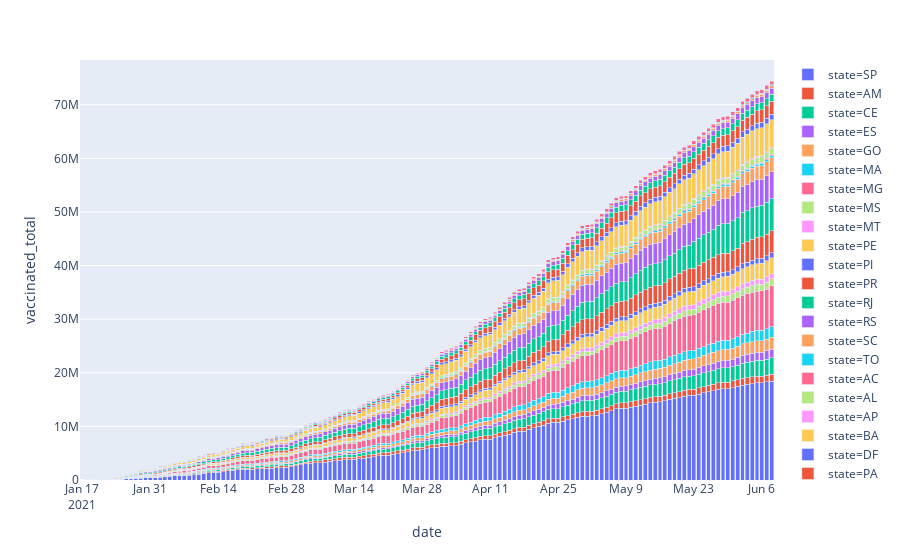

Notebook cell for this chart:
### Markdown cell above
### Total doses administered by day

### Code cell
configure_plotly_browser_state()

df["vaccinated_total"] = df["vaccinated"] + df['vaccinated_second'].fillna(0)
 
fig = px.bar(df[(df.state != "TOTAL") & df.vaccinated_total.notna()], x="date", y="vaccinated_total", color="state", hover_data=['state'], barmode = 'stack')
 
fig.show()

### Figure 1 — Plotly figure (JSON) as saved in the notebook; plotly's stock layout.template omitted (floating-point values rounded to 4 significant figures; data arrays with more than 128 entries replaced by an {"elided": "..."} marker saying what was removed)
{"data": [{"textposition": "auto", "hovertemplate": "state=%{customdata[0]}<br>date=%{x}<br>vaccinated_total=%{y}", "showlegend": true, "legendgroup": "state=SP", "name": "state=SP", "yaxis": "y", "customdata": {"elided": "143x1 str values"}, "y": {"elided": "143 int values"}, "hoverlabel": {"namelength": 0}, "offsetgroup": "state=SP", "xaxis": "x", "marker": {"color": "#636efa"}, "x": {"elided": "143 str values"}, "alignmentgroup": "True", "type": "bar", "orientation": "v"}, {"textposition": "auto", "hovertemplate": "state=%{customdata[0]}<br>date=%{x}<br>vaccinated_total=%{y}", "showlegend": true, "legendgroup": "state=AM", "name": "state=AM", "yaxis": "y", "customdata": {"elided": "142x1 str values"}, "y": {"elided": "142 int values"}, "hoverlabel": {"namelength": 0}, "offsetgroup": "state=AM", "xaxis": "x", "marker": {"color": "#EF553B"}, "x": {"elided": "142 str values"}, "alignmentgroup": "True", "type": "bar", "orientation": "v"}, {"textposition": "auto", "hovertemplate": "state=%{customdata[0]}<br>date=%{x}<br>vaccinated_total=%{y}", "showlegend": true, "legendgroup": "state=CE", "name": "state=CE", "yaxis": "y", "customdata": {"elided": "142x1 str values"}, "y": {"elided": "142 int values"}, "hoverlabel": {"namelength": 0}, "offsetgroup": "state=CE", "xaxis": "x", "marker": {"color": "#00cc96"}, "x": {"elided": "142 str values"}, "alignmentgroup": "True", "type": "bar", "orientation": "v"}, {"textposition": "auto", "hovertemplate": "state=%{customdata[0]}<br>date=%{x}<br>vaccinated_total=%{y}", "showlegend": true, "legendgroup": "state=ES", "name": "state=ES", "yaxis": "y", "customdata": {"elided": "142x1 str values"}, "y": {"elided": "142 int values"}, "hoverlabel": {"namelength": 0}, "offsetgroup": "state=ES", "xaxis": "x", "marker": {"color": "#ab63fa"}, "x": {"elided": "142 str values"}, "alignmentgroup": "True", "type": "bar", "orientation": "v"}, {"textposition": "auto", "hovertemplate": "state=%{customdata[0]}<br>date=%{x}<br>vaccinated_total=%{y}", "showlegend": true, "legendgroup": "state=GO", "name": "state=GO", "yaxis": "y", "customdata": {"elided": "142x1 str values"}, "y": {"elided": "142 int values"}, "hoverlabel": {"namelength": 0}, "offsetgroup": "state=GO", "xaxis": "x", "marker": {"color": "#FFA15A"}, "x": {"elided": "142 str values"}, "alignmentgroup": "True", "type": "bar", "orientation": "v"}, {"textposition": "auto", "hovertemplate": "state=%{customdata[0]}<br>date=%{x}<br>vaccinated_total=%{y}", "showlegend": true, "legendgroup": "state=MA", "name": "state=MA", "yaxis": "y", "customdata": {"elided": "142x1 str values"}, "y": {"elided": "142 int values"}, "hoverlabel": {"namelength": 0}, "offsetgroup": "state=MA", "xaxis": "x", "marker": {"color": "#19d3f3"}, "x": {"elided": "142 str values"}, "alignmentgroup": "True", "type": "bar", "orientation": "v"}, {"textposition": "auto", "hovertemplate": "state=%{customdata[0]}<br>date=%{x}<br>vaccinated_total=%{y}", "showlegend": true, "legendgroup": "state=MG", "name": "state=MG", "yaxis": "y", "customdata": {"elided": "142x1 str values"}, "y": {"elided": "142 int values"}, "hoverlabel": {"namelength": 0}, "offsetgroup": "state=MG", "xaxis": "x", "marker": {"color": "#FF6692"}, "x": {"elided": "142 str values"}, "alignmentgroup": "True", "type": "bar", "orientation": "v"}, {"textposition": "auto", "hovertemplate": "state=%{customdata[0]}<br>date=%{x}<br>vaccinated_total=%{y}", "showlegend": true, "legendgroup": "state=MS", "name": "state=MS", "yaxis": "y", "customdata": {"elided": "142x1 str values"}, "y": {"elided": "142 int values"}, "hoverlabel": {"namelength": 0}, "offsetgroup": "state=MS", "xaxis": "x", "marker": {"color": "#B6E880"}, "x": {"elided": "142 str values"}, "alignmentgroup": "True", "type": "bar", "orientation": "v"}, {"textposition": "auto", "hovertemplate": "state=%{customdata[0]}<br>date=%{x}<br>vaccinated_total=%{y}", "showlegend": true, "legendgroup": "state=MT", "name": "state=MT", "yaxis": "y", "customdata": {"elided": "142x1 str values"}, "y": {"elided": "142 int values"}, "hoverlabel": {"namelength": 0}, "offsetgroup": "state=MT", "xaxis": "x", "marker": {"color": "#FF97FF"}, "x": {"elided": "142 str values"}, "alignmentgroup": "True", "type": "bar", "orientation": "v"}, {"textposition": "auto", "hovertemplate": "state=%{customdata[0]}<br>date=%{x}<br>vaccinated_total=%{y}", "showlegend": true, "legendgroup": "state=PE", "name": "state=PE", "yaxis": "y", "customdata": {"elided": "142x1 str values"}, "y": {"elided": "142 int values"}, "hoverlabel": {"namelength": 0}, "offsetgroup": "state=PE", "xaxis": "x", "marker": {"color": "#FECB52"}, "x": {"elided": "142 str values"}, "alignmentgroup": "True", "type": "bar", "orientation": "v"}, {"textposition": "auto", "hovertemplate": "state=%{customdata[0]}<br>date=%{x}<br>vaccinated_total=%{y}", "showlegend": true, "legendgroup": "state=PI", "name": "state=PI", "yaxis": "y", "customdata": {"elided": "142x1 str values"}, "y": {"elided": "142 int values"}, "hoverlabel": {"namelength": 0}, "offsetgroup": "state=PI", "xaxis": "x", "marker": {"color": "#636efa"}, "x": {"elided": "142 str values"}, "alignmentgroup": "True", "type": "bar", "orientation": "v"}, {"textposition": "auto", "hovertemplate": "state=%{customdata[0]}<br>date=%{x}<br>vaccinated_total=%{y}", "showlegend": true, "legendgroup": "state=PR", "name": "state=PR", "yaxis": "y", "customdata": {"elided": "142x1 str values"}, "y": {"elided": "142 int values"}, "hoverlabel": {"namelength": 0}, "offsetgroup": "state=PR", "xaxis": "x", "marker": {"color": "#EF553B"}, "x": {"elided": "142 str values"}, "alignmentgroup": "True", "type": "bar", "orientation": "v"}, {"textposition": "auto", "hovertemplate": "state=%{customdata[0]}<br>date=%{x}<br>vaccinated_total=%{y}", "showlegend": true, "legendgroup": "state=RJ", "name": "state=RJ", "yaxis": "y", "customdata": {"elided": "142x1 str values"}, "y": {"elided": "142 int values"}, "hoverlabel": {"namelength": 0}, "offsetgroup": "state=RJ", "xaxis": "x", "marker": {"color": "#00cc96"}, "x": {"elided": "142 str values"}, "alignmentgroup": "True", "type": "bar", "orientation": "v"}, {"textposition": "auto", "hovertemplate": "state=%{customdata[0]}<br>date=%{x}<br>vaccinated_total=%{y}", "showlegend": true, "legendgroup": "state=RS", "name": "state=RS", "yaxis": "y", "customdata": {"elided": "142x1 str values"}, "y": {"elided": "142 int values"}, "hoverlabel": {"namelength": 0}, "offsetgroup": "state=RS", "xaxis": "x", "marker": {"color": "#ab63fa"}, "x": {"elided": "142 str values"}, "alignmentgroup": "True", "type": "bar", "orientation": "v"}, {"textposition": "auto", "hovertemplate": "state=%{customdata[0]}<br>date=%{x}<br>vaccinated_total=%{y}", "showlegend": true, "legendgroup": "state=SC", "name": "state=SC", "yaxis": "y", "customdata": {"elided": "142x1 str values"}, "y": {"elided": "142 int values"}, "hoverlabel": {"namelength": 0}, "offsetgroup": "state=SC", "xaxis": "x", "marker": {"color": "#FFA15A"}, "x": {"elided": "142 str values"}, "alignmentgroup": "True", "type": "bar", "orientation": "v"}, {"textposition": "auto", "hovertemplate": "state=%{customdata[0]}<br>date=%{x}<br>vaccinated_total=%{y}", "showlegend": true, "legendgroup": "state=TO", "name": "state=TO", "yaxis": "y", "customdata": {"elided": "142x1 str values"}, "y": {"elided": "142 int values"}, "hoverlabel": {"namelength": 0}, "offsetgroup": "state=TO", "xaxis": "x", "marker": {"color": "#19d3f3"}, "x": {"elided": "142 str values"}, "alignmentgroup": "True", "type": "bar", "orientation": "v"}, {"textposition": "auto", "hovertemplate": "state=%{customdata[0]}<br>date=%{x}<br>vaccinated_total=%{y}", "showlegend": true, "legendgroup": "state=AC", "name": "state=AC", "yaxis": "y", "customdata": {"elided": "141x1 str values"}, "y": {"elided": "141 int values"}, "hoverlabel": {"namelength": 0}, "offsetgroup": "state=AC", "xaxis": "x", "marker": {"color": "#FF6692"}, "x": {"elided": "141 str values"}, "alignmentgroup": "True", "type": "bar", "orientation": "v"}, {"textposition": "auto", "hovertemplate": "state=%{customdata[0]}<br>date=%{x}<br>vaccinated_total=%{y}", "showlegend": true, "legendgroup": "state=AL", "name": "state=AL", "yaxis": "y", "customdata": {"elided": "141x1 str values"}, "y": {"elided": "141 int values"}, "hoverlabel": {"namelength": 0}, "offsetgroup": "state=AL", "xaxis": "x", "marker": {"color": "#B6E880"}, "x": {"elided": "141 str values"}, "alignmentgroup": "True", "type": "bar", "orientation": "v"}, {"textposition": "auto", "hovertemplate": "state=%{customdata[0]}<br>date=%{x}<br>vaccinated_total=%{y}", "showlegend": true, "legendgroup": "state=AP", "name": "state=AP", "yaxis": "y", "customdata": {"elided": "141x1 str values"}, "y": {"elided": "141 int values"}, "hoverlabel": {"namelength": 0}, "offsetgroup": "state=AP", "xaxis": "x", "marker": {"color": "#FF97FF"}, "x": {"elided": "141 str values"}, "alignmentgroup": "True", "type": "bar", "orientation": "v"}, {"textposition": "auto", "hovertemplate": "state=%{customdata[0]}<br>date=%{x}<br>vaccinated_total=%{y}", "showlegend": true, "legendgroup": "state=BA", "name": "state=BA", "yaxis": "y", "customdata": {"elided": "141x1 str values"}, "y": {"elided": "141 int values"}, "hoverlabel": {"namelength": 0}, "offsetgroup": "state=BA", "xaxis": "x", "marker": {"color": "#FECB52"}, "x": {"elided": "141 str values"}, "alignmentgroup": "True", "type": "bar", "orientation": "v"}, {"textposition": "auto", "hovertemplate": "state=%{customdata[0]}<br>date=%{x}<br>vaccinated_total=%{y}", "showlegend": true, "legendgroup": "state=DF", "name": "state=DF", "yaxis": "y", "customdata": {"elided": "141x1 str values"}, "y": {"elided": "141 int values"}, "hoverlabel": {"namelength": 0}, "offsetgroup": "state=DF", "xaxis": "x", "marker": {"color": "#636efa"}, "x": {"elided": "141 str values"}, "alignmentgroup": "True", "type": "bar", "orientation": "v"}, {"textposition": "auto", "hovertemplate": "state=%{customdata[0]}<br>date=%{x}<br>vaccinated_total=%{y}", "showlegend": true, "legendgroup": "state=PA", "name": "state=PA", "yaxis": "y", "customdata": {"elided": "141x1 str values"}, "y": {"elided": "141 int values"}, "hoverlabel": {"namelength": 0}, "offsetgroup": "state=PA", "xaxis": "x", "marker": {"color": "#EF553B"}, "x": {"elided": "141 str values"}, "alignmentgroup": "True", "type": "bar", "orientation": "v"}, {"textposition": "auto", "hovertemplate": "state=%{customdata[0]}<br>date=%{x}<br>vaccinated_total=%{y}", "showlegend": true, "legendgroup": "state=PB", "name": "state=PB", "yaxis": "y", "customdata": {"elided": "141x1 str values"}, "y": {"elided": "141 int values"}, "hoverlabel": {"namelength": 0}, "offsetgroup": "state=PB", "xaxis": "x", "marker": {"color": "#00cc96"}, "x": {"elided": "141 str values"}, "alignmentgroup": "True", "type": "bar", "orientation": "v"}, {"textposition": "auto", "hovertemplate": "state=%{customdata[0]}<br>date=%{x}<br>vaccinated_total=%{y}", "showlegend": true, "legendgroup": "state=RN", "name": "state=RN", "yaxis": "y", "customdata": {"elided": "141x1 str values"}, "y": {"elided": "141 int values"}, "hoverlabel": {"namelength": 0}, "offsetgroup": "state=RN", "xaxis": "x", "marker": {"color": "#ab63fa"}, "x": {"elided": "141 str values"}, "alignmentgroup": "True", "type": "bar", "orientation": "v"}, {"textposition": "auto", "hovertemplate": "state=%{customdata[0]}<br>date=%{x}<br>vaccinated_total=%{y}", "showlegend": true, "legendgroup": "state=RO", "name": "state=RO", "yaxis": "y", "customdata": {"elided": "141x1 str values"}, "y": {"elided": "141 int values"}, "hoverlabel": {"namelength": 0}, "offsetgroup": "state=RO", "xaxis": "x", "marker": {"color": "#FFA15A"}, "x": {"elided": "141 str values"}, "alignmentgroup": "True", "type": "bar", "orientation": "v"}, {"textposition": "auto", "hovertemplate": "state=%{customdata[0]}<br>date=%{x}<br>vaccinated_total=%{y}", "showlegend": true, "legendgroup": "state=RR", "name": "state=RR", "yaxis": "y", "customdata": {"elided": "141x1 str values"}, "y": {"elided": "141 int values"}, "hoverlabel": {"namelength": 0}, "offsetgroup": "state=RR", "xaxis": "x", "marker": {"color": "#19d3f3"}, "x": {"elided": "141 str values"}, "alignmentgroup": "True", "type": "bar", "orientation": "v"}, {"textposition": "auto", "hovertemplate": "state=%{customdata[0]}<br>date=%{x}<br>vaccinated_total=%{y}", "showlegend": true, "legendgroup": "state=SE", "name": "state=SE", "yaxis": "y", "customdata": {"elided": "141x1 str values"}, "y": {"elided": "141 int values"}, "hoverlabel": {"namelength": 0}, "offsetgroup": "state=SE", "xaxis": "x", "marker": {"color": "#FF6692"}, "x": {"elided": "141 str values"}, "alignmentgroup": "True", "type": "bar", "orientation": "v"}], "layout": {"xaxis": {"domain": [0, 1], "anchor": "y", "title": {"text": "date"}}, "yaxis": {"domain": [0, 1], "anchor": "x", "title": {"text": "vaccinated_total"}}, "barmode": "stack", "margin": {"t": 60}, "legend": {"tracegroupgap": 0}}}
